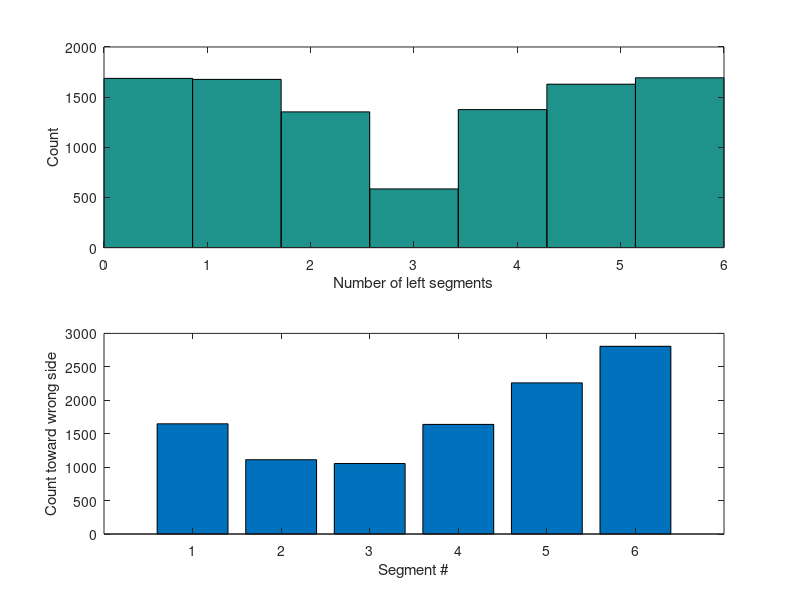

Write the MATLAB code that produced this figure.
nSim = 1e4;
vr.numLeft = zeros(1,nSim);
vr.numSeg = 6;

vr.difficulty = 1; %1 - hard, 2 - medium, 3 - easy

%maze probabilities
       %segment 1 2 3 4 5 6
vr.mazePatterns = [1 1 1 1 1 1;... %6-0 a
                0 1 1 1 1 1;... %5-1 b
                1 1 1 1 1 0;... %5-1 c
                1 1 0 0 1 1;... %4-2 d
                1 0 1 1 0 1;... %4-2 f
                1 1 1 1 0 0;... %4-2 g
                1 1 1 0 0 0;... %3-3 h
                1 0 1 0 1 0];   %3-3 i

% vr.nDiff = [1 2 3 2];            
%specify probabilities
              % HARD           MEDIUM       EASY
vr.mazeProbs = [0.3/1         0.4/1       0.5/1;...  %a
                0.3/2         0.3/2       0.35/2;...  %b
                0.3/2         0.3/2       0.35/2;...  %c
                0.3/3         0.3/3       0.15/3;...  %d
                0.3/3         0.3/3       0.15/3;...  %f
%                 0.3/3         0.3/3       0.15/3;
                0.1/2         0/2         0/2;...     %g
                0.1/2         0/2         0/2   ];    %h

goesWrong = zeros(1,vr.numSeg);
for i = 1:nSim
    vr.cuePos = randi([0 1]);
    if vr.cuePos == 1
        vr.leftDotLoc = find(vr.mazePatterns(randsample(size(vr.mazeProbs,1),...
            1,true,vr.mazeProbs(:,vr.difficulty)),:)==1)';
        vr.numLeft(i) = length(vr.leftDotLoc);
        goesWrong(setdiff(1:vr.numSeg,vr.leftDotLoc)) = ...
            goesWrong(setdiff(1:vr.numSeg,vr.leftDotLoc)) + 1;
    else
        vr.leftDotLoc = setdiff(1:vr.numSeg,find(vr.mazePatterns(randsample(...
            size(vr.mazeProbs,1),1,true,vr.mazeProbs(:,vr.difficulty)),:)==1))';
        vr.numLeft(i) = length(vr.leftDotLoc);
        goesWrong(vr.leftDotLoc) = goesWrong(vr.leftDotLoc) + 1;
    end
    
end

figure;
subplot(2,1,1);
hist(vr.numLeft,vr.numSeg+1)
xlabel('Number of left segments')
ylabel('Count');
subplot(2,1,2)
bar(1:vr.numSeg,goesWrong);
xlabel('Segment #')
ylabel('Count toward wrong side');